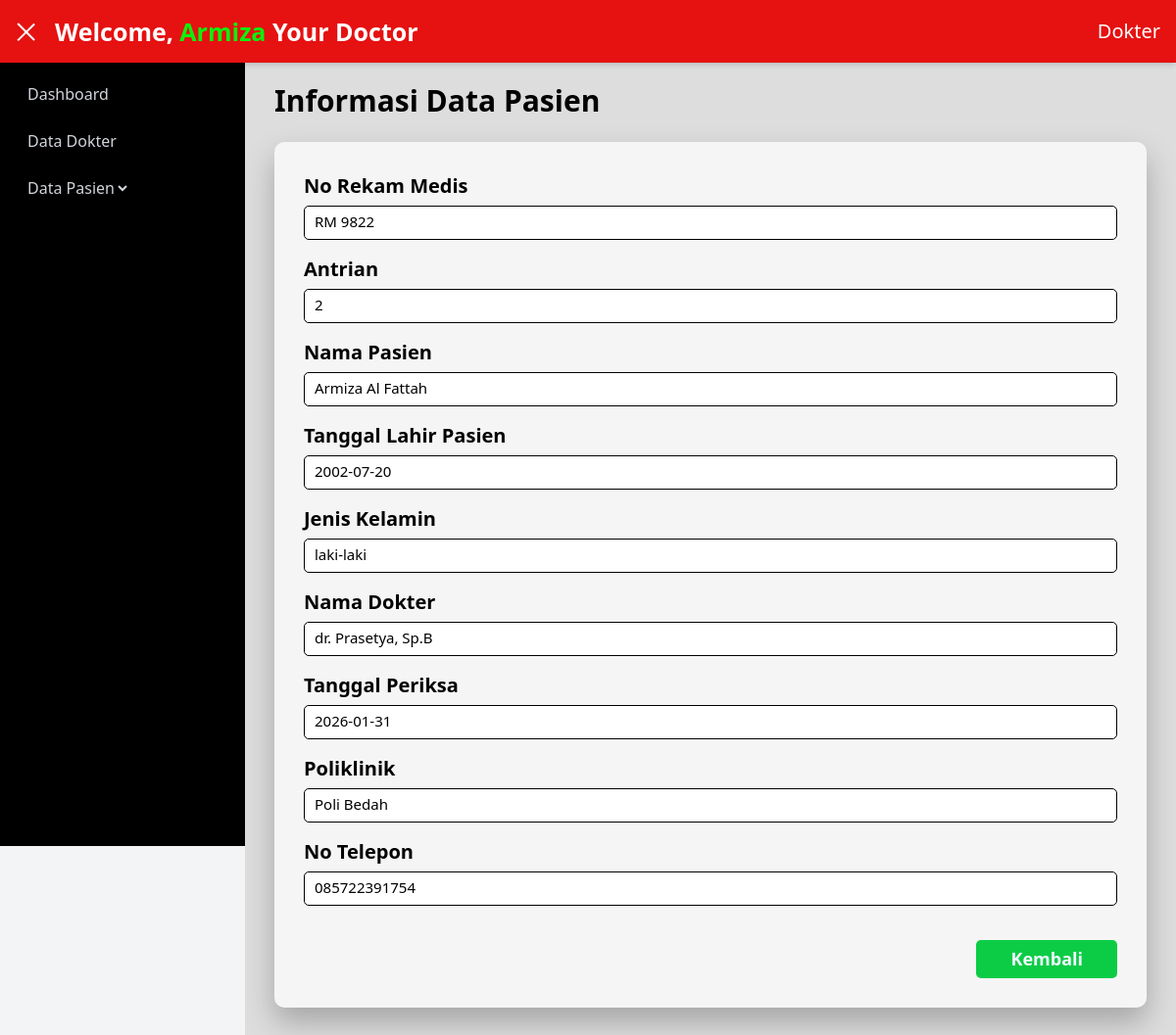
Page /Dokter/info_pasien.php?id=1 (signed in) on the committed database.
### tables this page shows
CREATE TABLE `pendaftaran` (
  `id` int(11) NOT NULL,
  `user_id` int(11) DEFAULT NULL,
  `dokter_id` int(11) DEFAULT NULL,
  `poli_id` int(11) DEFAULT NULL,
  `no_rm` varchar(50) DEFAULT NULL,
  `antrian` int(11) DEFAULT NULL,
  `nama` varchar(100) DEFAULT NULL,
  `tanggal_lahir` date DEFAULT NULL,
  `jenis_kelamin` enum('perempuan','laki-laki') DEFAULT NULL,
  `tanggal_periksa` date DEFAULT NULL,
  `no_telepon` varchar(30) DEFAULT NULL
);

CREATE TABLE `dokter` (
  `id` int(11) NOT NULL,
  `nama_dokter` varchar(100) DEFAULT NULL,
  `NIP` varchar(50) DEFAULT NULL,
  `status_dokter` varchar(100) DEFAULT NULL
);

CREATE TABLE `poliklinik` (
  `id` int(11) NOT NULL,
  `poli` varchar(100) DEFAULT NULL,
  `gedung` varchar(100) DEFAULT NULL
);

### Dokter/info_pasien.php (the view, shortened to what this page needs)
<?php
include("../database.php");
$id = $_GET['id'];
$sql = "
    SELECT
        p.*,
        d.nama_dokter,
        pl.poli
    FROM pendaftaran p
    JOIN dokter d ON p.dokter_id = d.id
    JOIN poliklinik pl ON p.poli_id = pl.id
    WHERE p.id = ?
";
$stmt = $conn->prepare($sql);
$stmt->bind_param("i", $id);
$stmt->execute();
$result = $stmt->get_result();
$data = $result->fetch_assoc();
?>
<!DOCTYPE html>
<html lang="en">
<head>
    <script src="https://cdn.tailwindcss.com"></script>
    <link rel="stylesheet" href="https://cdnjs.cloudflare.com/ajax/libs/font-awesome/6.5.1/css/all.min.css">
    <link rel="stylesheet" href="CSS/info_pasien.css">
</head>
<body class="bg-gray-100">
    <header class="header text-white h-16 shadow-md fixed w-full z-20">
        <div class="flex items-center h-full px-4">
            <button id="sidebarToggle" class="hamburger active mr-4 text-white focus:outline-none">
                <div class="w-6 space-y-1.5">
                    <span class="block h-0.5 bg-white"></span>
                </div>
            </button>
            <h1 class="title text-xl font-bold flex-grow">Welcome, <span><?= $_SESSION['username']; ?></span> Your Doctor</h1>
            <div class="flex items-start justify-between">
                <div class="relative group">
                    <div class="cursor-pointer text-white">
                        <span class="font-medium">Dokter</span>
                    </div>
                </div>
            </div>
        </div>
    </header>
    <div class="sidebar text-white">
        <div class="overflow-y-auto h-[calc(100vh-64px)]">
            <div class="py-2">
                <a href="dashboard_dokter.php" class="menu-item flex items-center px-4 py-3 text-gray-300 hover:bg-gray-800">
                    <span class="ml-3">Dashboard</span>
                </a>
                <a href="data_dokter.php" class="menu-item flex items-center px-4 py-3 text-gray-300 hover:bg-gray-800">
                    <span class="ml-3">Data Dokter</span>
                </a>
                <div class="menu-item">
                    <div class="flex items-center justify-between px-4 py-3 text-gray-300 hover:bg-gray-800 cursor-pointer" onclick="toggleSubMenu('dataPasien')">
                        <div class="flex items-center">
                        <a href="data_pasien.php">
                            <select class="role-box ml-2" onchange="location = this.value;">
                                <option value="data_pasien.php">Data Pasien</option>
                            </select>
                        </a>
                        </div>
                    </div>
                </div>
            </div>
        </div>
    </div>
    <main class="content">
        <div class="edit">
            <h1>Informasi Data Pasien</h1>
        </div>
        <div class="box">
            <div class="form">
                <h2>No Rekam Medis</h2>
                <div class="data">
                    <p><?= $data['no_rm'] ?></p>
                </div>
                <h2>Antrian</h2>
                <div class="data">
                    <p><?= $data['antrian'] ?></p>
                </div>
                <h2>Nama Pasien</h2>
                <div class="data">
                    <p><?= htmlspecialchars($data['nama']) ?></p>
                </div>
                <h2>Tanggal Lahir Pasien</h2>
                <div class="data">
                    <p><?= $data['tanggal_lahir'] ?></p>
                </div>
                <h2>Jenis Kelamin</h2>
                <div class="data">
                    <p><?= $data['jenis_kelamin'] ?></p>
                </div>
                <h2>Nama Dokter</h2>
                <div class="data">
                    <p><?= $data['nama_dokter'] ?></p>
                </div>
                <h2>Tanggal Periksa</h2>
                <div class="data">
                    <p><?= $data['tanggal_periksa'] ?></p>
                </div>
                <h2>Poliklinik</h2>
                <div class="data">
                    <p><?= $data['poli'] ?></p>
                </div>
                <h2>No Telepon</h2>
                <div class="data">
                    <p><?= $data['no_telepon'] ?></p>
                </div>
                <button onclick="window.location.href='data_pasien.php'">Kembali</button>
            </div>
        </div>
    </main>
</body>
</html>

### Dokter/CSS/info_pasien.css (style rules this page uses)
.text-xl span { color:rgb(13, 240, 13); }
.sidebar { background-color: #000; width: 250px; height: 100vh; position: fixed; left: 0; top: 64px; transition: all 0.3s ease; z-index: 30; }
.role-box { background: transparent; }
.role-box option { background: black; color: white; width: 50%; }
.header { background-color:rgb(230, 17, 17); height: 60px; position: fixed; width: 100%; top: 0; left: 0; z-index: 40; box-shadow: 0 2px 4px rgba(0,0,0,0.1); }
.header h1 { font-size: 25px; }
.cursor-pointer span { font-size: 20px; }
.content { background: #dddddd; height: 100%; margin-top: 50px; padding: 30px; margin-left: 250px; transition: all 0.3s ease; }
.edit h1 { font-size: 30px; font-weight: bold; margin-bottom: 20px; }
.box { background: whitesmoke; border-radius: 10px; box-shadow: 0 15px 30px rgba(0,0,0,0.25); }
.form { padding: 30px; display: flex; flex-direction: column; }
.form h2 { font-size: 20px; font-weight: 600; }
.data { width: 100%; height: 35px; padding: 4px 10px; font-size: 15px; border: 1.5px solid black; margin-top: 5px; margin-bottom: 15px; border-radius: 5px; background: rgb(255, 255, 255); }
.form button { padding: 6px 35px; font-size: 18px; margin-top: 20px; background:rgb(12, 204, 70); border: none; color: aliceblue; font-weight: bold; cursor: pointer; border-radius: 5px; align-self: flex-end; }
.hamburger span { transition: all 0.3s ease; }
.hamburger.active span:nth-child(3) { transform: rotate(-45deg) translate(4px, -6px); }

### rows in the picture
pendaftaran: no_rm "RM 9822", antrian "2", nama "Armiza Al Fattah", tanggal_lahir "2002-07-20", jenis_kelamin "laki-laki", dokter.nama_dokter "dr. Prasetya, Sp.B", tanggal_periksa "2026-01-31", poli.poli "Poli Bedah", no_telepon "085722391754"

### other values in the picture
$_SESSION['username'] "Armiza"
